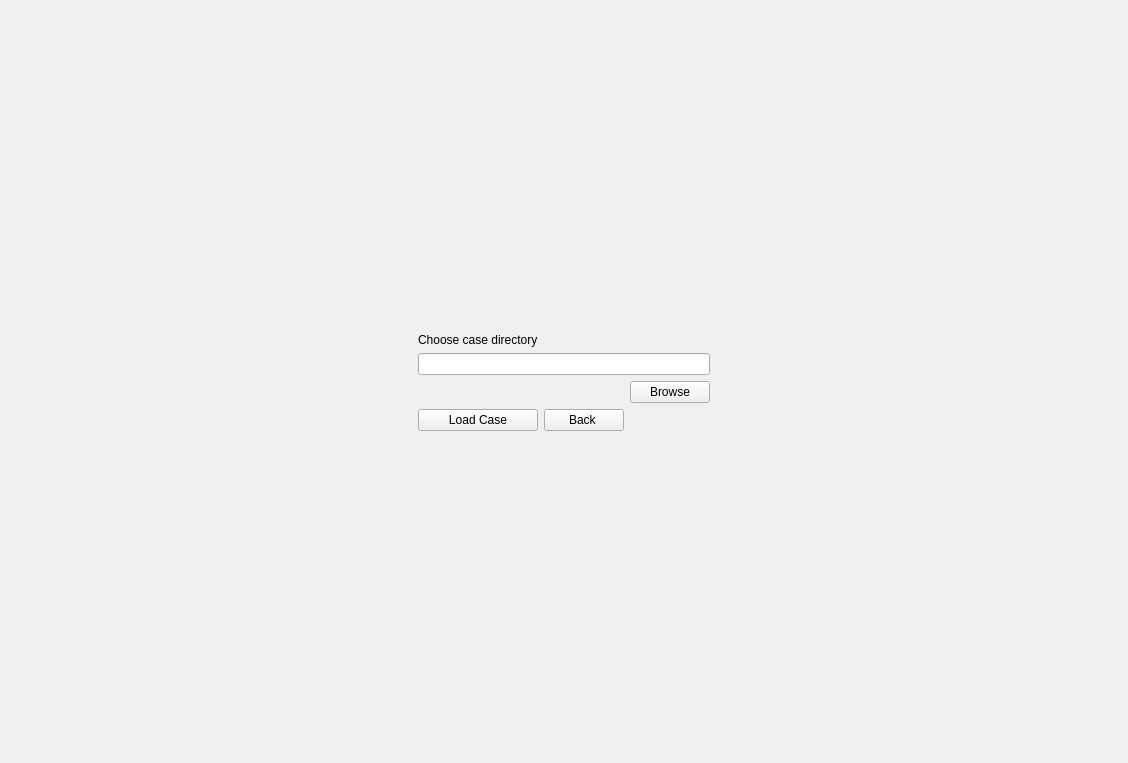
      <widget class="QWidget" name="page_6">
       <layout class="QGridLayout" name="gridLayout_12">
        <item row="0" column="1">
         <spacer name="verticalSpacer_11">
          <property name="orientation">
           <enum>Qt::Vertical</enum>
          </property>
          <property name="sizeHint" stdset="0">
           <size>
            <width>20</width>
            <height>322</height>
           </size>
          </property>
         </spacer>
        </item>
        <item row="1" column="0">
         <spacer name="horizontalSpacer_5">
          <property name="orientation">
           <enum>Qt::Horizontal</enum>
          </property>
          <property name="sizeHint" stdset="0">
           <size>
            <width>407</width>
            <height>20</height>
           </size>
          </property>
         </spacer>
        </item>
        <item row="1" column="1">
         <layout class="QGridLayout" name="gridLayout_11">
          <item row="2" column="0" colspan="3">
           <widget class="QLineEdit" name="caseFolderInput"/>
          </item>
          <item row="4" column="0">
           <widget class="QPushButton" name="loadCaseButton">
            <property name="text">
             <string>Load Case</string>
            </property>
           </widget>
          </item>
          <item row="4" column="1">
           <widget class="QPushButton" name="goBackPushButton">
            <property name="text">
             <string>Back </string>
            </property>
           </widget>
          </item>
          <item row="3" column="2">
           <widget class="QPushButton" name="browseCaseButton">
            <property name="text">
             <string>Browse</string>
            </property>
           </widget>
          </item>
          <item row="1" column="0">
           <widget class="QLabel" name="label_10">
            <property name="text">
             <string>Choose case directory</string>
            </property>
           </widget>
          </item>
         </layout>
        </item>
        <item row="1" column="2">
         <spacer name="horizontalSpacer_6">
          <property name="orientation">
           <enum>Qt::Horizontal</enum>
          </property>
          <property name="sizeHint" stdset="0">
           <size>
            <width>407</width>
            <height>20</height>
           </size>
          </property>
         </spacer>
        </item>
        <item row="2" column="1">
         <spacer name="verticalSpacer_12">
          <property name="orientation">
           <enum>Qt::Vertical</enum>
          </property>
          <property name="sizeHint" stdset="0">
           <size>
            <width>20</width>
            <height>321</height>
           </size>
          </property>
         </spacer>
        </item>
       </layout>
      </widget>
